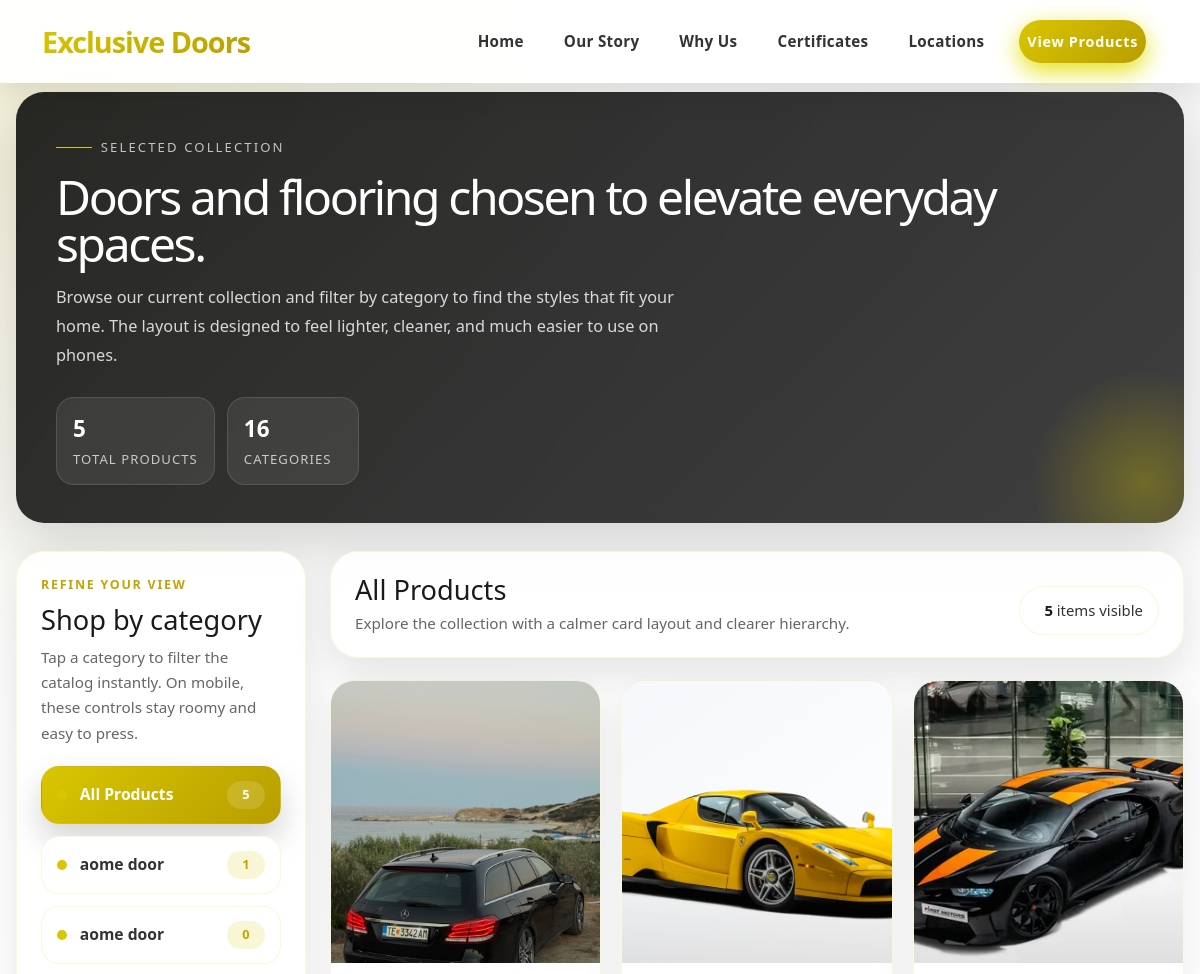
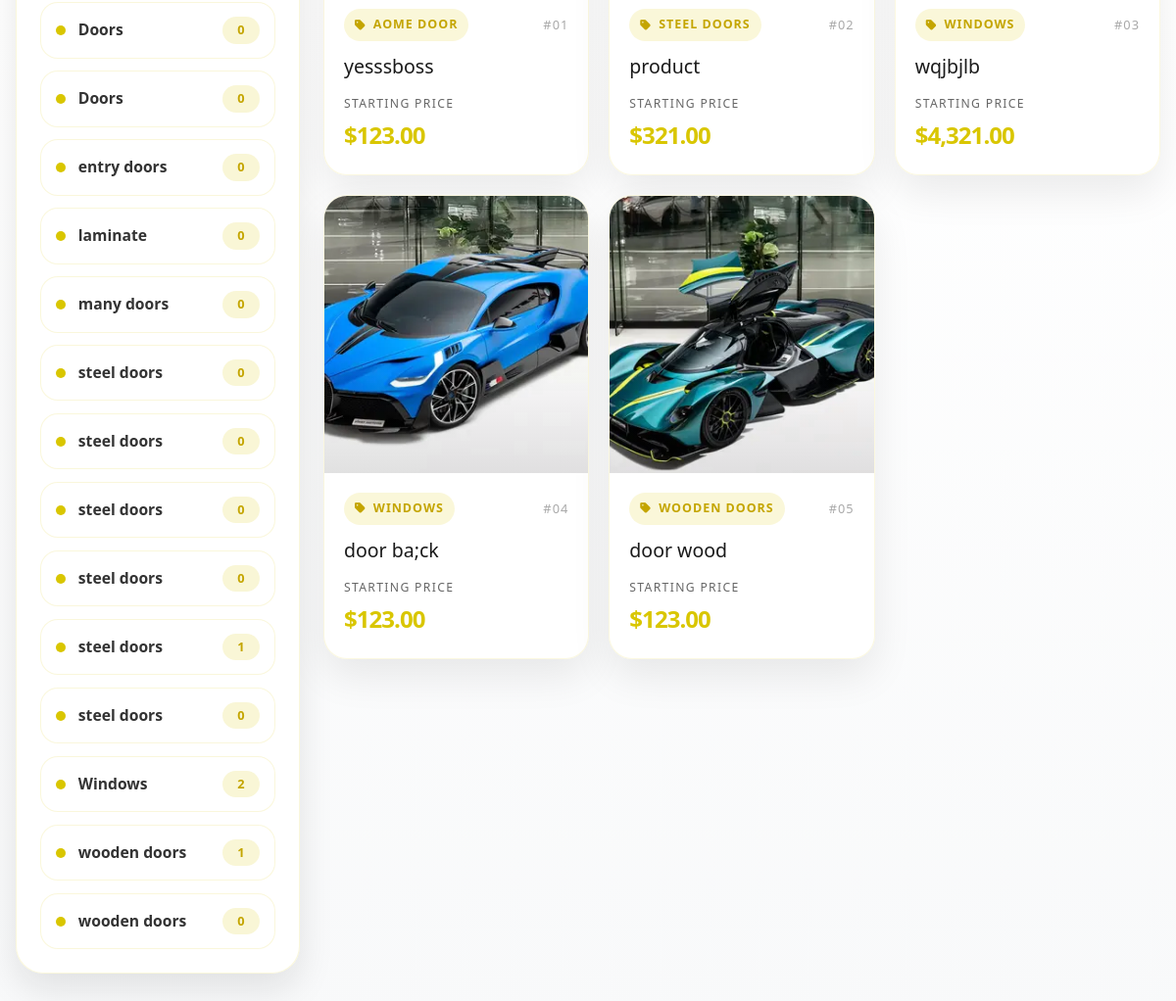
/products.php, run on the app's committed database (2 pictures, top to bottom).
### tables this page shows
CREATE TABLE `categories` (
  `id` int(11) NOT NULL,
  `category_name` varchar(100) NOT NULL,
  `description` text DEFAULT NULL,
  `created_at` timestamp NOT NULL DEFAULT current_timestamp()
);

CREATE TABLE `products` (
  `id` int(11) NOT NULL,
  `product_name` varchar(255) NOT NULL,
  `price` decimal(10,2) NOT NULL,
  `category_id` int(11) DEFAULT NULL,
  `image_url` varchar(255) DEFAULT NULL,
  `created_at` timestamp NOT NULL DEFAULT current_timestamp(),
  `quantity` int(11) DEFAULT 0
);

### public/products.php (the view, shortened to what this page needs)
<?php
include_once('../config/config.php');
$total_all_result = $conn->query("SELECT COUNT(*) as total FROM products");
$total_all = $total_all_result ? (int) $total_all_result->fetch_assoc()['total'] : 0;
$categories = [];
$cats_result = $conn->query("SELECT c.*, (SELECT COUNT(*) FROM products p WHERE p.category_id = c.id) as p_count FROM categories c ORDER BY c.category_name ASC");
if ($cats_result) {
    while ($category = $cats_result->fetch_assoc()) {
        $categories[] = $category;
    }
}
$products = [];
$prod_sql = "SELECT p.*, c.category_name FROM products p JOIN categories c ON p.category_id = c.id ORDER BY p.id DESC";
$prod_result = $conn->query($prod_sql);
if ($prod_result) {
    while ($product = $prod_result->fetch_assoc()) {
        $products[] = $product;
    }
}
?>
<!DOCTYPE html>
<html lang="en">
<head>
    <link href="https://cdn.jsdelivr.net/npm/bootstrap@5.3.0/dist/css/bootstrap.min.css" rel="stylesheet">
    <link rel="stylesheet" href="https://cdnjs.cloudflare.com/ajax/libs/font-awesome/6.4.0/css/all.min.css">
</head>
<body>
    <nav class="navbar navbar-expand-lg navbar-light fixed-top">
        <div class="container">
            <a class="navbar-brand" href="index.php">Exclusive Doors</a>
            <div class="collapse navbar-collapse" id="navbarMain">
                <ul class="navbar-nav ms-auto align-items-lg-center">
                    <li class="nav-item"><a class="nav-link" href="index.php#home">Home</a></li>
                    <li class="nav-item"><a class="nav-link" href="index.php#experience">Our Story</a></li>
                    <li class="nav-item"><a class="nav-link" href="index.php#about">Why Us</a></li>
                    <li class="nav-item"><a class="nav-link" href="index.php#certificates">Certificates</a></li>
                    <li class="nav-item"><a class="nav-link" href="index.php#locations">Locations</a></li>
                    <li class="nav-item"><a class="nav-link btn-nav-cta" href="products.php">View Products</a></li>
                </ul>
            </div>
        </div>
    </nav>
    <main class="catalog-shell">
        <section class="catalog-hero">
            <div class="hero-eyebrow">Selected collection</div>
            <h1>Doors and flooring chosen to elevate everyday spaces.</h1>
            <p>Browse our current collection and filter by category to find the styles that fit your home. The layout is designed to feel lighter, cleaner, and much easier to use on phones.</p>
            <div class="hero-stats">
                <div class="hero-stat">
                    <strong><?php echo $total_all; ?></strong>
                    <span>Total Products</span>
                </div>
                <div class="hero-stat">
                    <strong><?php echo count($categories); ?></strong>
                    <span>Categories</span>
                </div>
            </div>
        </section>
        <section class="catalog-layout">
            <aside class="category-sidebar">
                <div class="sidebar-kicker">Refine your view</div>
                <h2>Shop by category</h2>
                <p class="sidebar-text">Tap a category to filter the catalog instantly. On mobile, these controls stay roomy and easy to press.</p>
                <ul class="category-list">
                    <li>
                        <button class="category-item active" type="button" data-category="all" data-label="All Products">
                            <span class="category-name">
                                <span class="category-dot"></span>
                                All Products
                            </span>
                            <span class="cat-count"><?php echo $total_all; ?></span>
                        </button>
                    </li>
                    <?php foreach ($categories as $category): ?>
                        <li>
                            <button class="category-item" type="button" data-category="cat-<?php echo $category['id']; ?>" data-label="<?php echo htmlspecialchars($category['category_name']); ?>">
                                <span class="category-name">
                                    <span class="category-dot"></span>
                                    <?php echo htmlspecialchars($category['category_name']); ?>
                                </span>
                                <span class="cat-count"><?php echo (int) $category['p_count']; ?></span>
                            </button>
                        </li>
                    <?php endforeach; ?>
                </ul>
            </aside>
            <div class="products-panel">
                <div class="products-toolbar">
                    <div class="toolbar-copy">
                        <h2 id="resultsHeading">All Products</h2>
                        <p>Explore the collection with a calmer card layout and clearer hierarchy.</p>
                    </div>
                    <div class="results-pill">
                        <span><strong id="visibleCount"><?php echo $total_all; ?></strong> items visible</span>
                    </div>
                </div>
                <div class="product-grid" id="productsGrid">
                    <?php foreach ($products as $index => $product): ?>
                        <?php
                        $image_path = strpos($product['image_url'], '../') === 0
                            ? $product['image_url']
                            : '../assets/uploads/' . basename($product['image_url']);
                        ?>
                        <article class="product-item" data-category="cat-<?php echo $product['category_id']; ?>">
                            <div class="product-card">
                                <div class="product-image">
                                    <img src="<?php echo htmlspecialchars($image_path); ?>" alt="<?php echo htmlspecialchars($product['product_name'] . ' in ' . $product['category_name']); ?>">
                                </div>
                                <div class="product-content">
                                    <div class="product-meta">
                                        <span class="product-category">
                                            <i class="fa-solid fa-tag"></i>
                                            <?php echo htmlspecialchars($product['category_name']); ?>
                                        </span>
                                        <span class="product-code">#<?php echo str_pad((string) ($index + 1), 2, '0', STR_PAD_LEFT); ?></span>
                                    </div>
                                    <h3 class="product-title"><?php echo htmlspecialchars($product['product_name']); ?></h3>
                                    <div class="product-footer">
                                        <div class="price-wrap">
                                            <span>Starting price</span>
                                            <div class="product-price">$<?php echo number_format((float) $product['price'], 2); ?></div>
                                        </div>
                                    </div>
                                </div>
                            </div>
                        </article>
                    <?php endforeach; ?>
                </div>
            </div>
        </section>
    </main>
</body>
</html>

### data on the page
categories: category_name "aome door", p_count "1"
categories: category_name "aome door", p_count "0"
categories: category_name "Doors", p_count "0"
categories: category_name "Doors", p_count "0"
categories: category_name "entry doors", p_count "0"
categories: category_name "laminate", p_count "0"
categories: category_name "many doors", p_count "0"
categories: category_name "steel doors", p_count "0"
categories: category_name "steel doors", p_count "0"
categories: category_name "steel doors", p_count "0"
categories: category_name "steel doors", p_count "0"
categories: category_name "steel doors", p_count "1"
categories: category_name "steel doors", p_count "0"
categories: category_name "Windows", p_count "2"
categories: category_name "wooden doors", p_count "1"
categories: category_name "wooden doors", p_count "0"
products: image_url (picture), category.category_name "AOME DOOR", index "01", product_name "yesssboss", price "123.00"
products: image_url (picture), category.category_name "STEEL DOORS", index "02", product_name "product", price "321.00"
products: image_url (picture), category.category_name "WINDOWS", index "03", product_name "wqjbjlb", price "4,321.00"
products: image_url (picture), category.category_name "WINDOWS", index "04", product_name "door ba;ck", price "123.00"
products: image_url (picture), category.category_name "WOODEN DOORS", index "05", product_name "door wood", price "123.00"

### other printed values
$total_all "5"
count($categories) "16"
